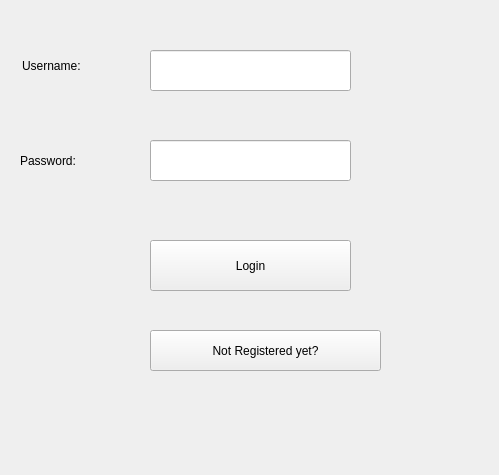
<?xml version="1.0" encoding="UTF-8"?>
<ui version="4.0">
 <class>Login</class>
 <widget class="QMainWindow" name="Login">
  <property name="geometry">
   <rect>
    <x>0</x>
    <y>0</y>
    <width>499</width>
    <height>475</height>
   </rect>
  </property>
  <property name="windowTitle">
   <string>Login - CareSphere   </string>
  </property>
  <property name="whatsThis">
   <string>&lt;html&gt;&lt;head/&gt;&lt;body&gt;&lt;p&gt;&lt;br/&gt;&lt;/p&gt;&lt;/body&gt;&lt;/html&gt;</string>
  </property>
  <widget class="QWidget" name="centralwidget">
   <widget class="QPushButton" name="loginButton">
    <property name="geometry">
     <rect>
      <x>150</x>
      <y>240</y>
      <width>201</width>
      <height>51</height>
     </rect>
    </property>
    <property name="text">
     <string>Login</string>
    </property>
   </widget>
   <widget class="QLabel" name="usernameLabel">
    <property name="geometry">
     <rect>
      <x>22</x>
      <y>50</y>
      <width>111</width>
      <height>31</height>
     </rect>
    </property>
    <property name="text">
     <string>Username: </string>
    </property>
   </widget>
   <widget class="QLabel" name="passwordLabel">
    <property name="geometry">
     <rect>
      <x>20</x>
      <y>140</y>
      <width>121</width>
      <height>41</height>
     </rect>
    </property>
    <property name="text">
     <string>Password: </string>
    </property>
   </widget>
   <widget class="QLineEdit" name="usernameLineEdit">
    <property name="geometry">
     <rect>
      <x>150</x>
      <y>50</y>
      <width>201</width>
      <height>41</height>
     </rect>
    </property>
   </widget>
   <widget class="QLineEdit" name="passwordLineEdit">
    <property name="geometry">
     <rect>
      <x>150</x>
      <y>140</y>
      <width>201</width>
      <height>41</height>
     </rect>
    </property>
   </widget>
   <widget class="QPushButton" name="registerButton">
    <property name="geometry">
     <rect>
      <x>150</x>
      <y>330</y>
      <width>231</width>
      <height>41</height>
      <width>201</width>
      <height>30</height>
      <width>201</width>
      <height>41</height>
     </rect>
    </property>
    <property name="text">
     <string>Not Registered yet?</string>
    </property>
   </widget>
  </widget>
 </widget>
 <resources/>
 <connections/>
</ui>
